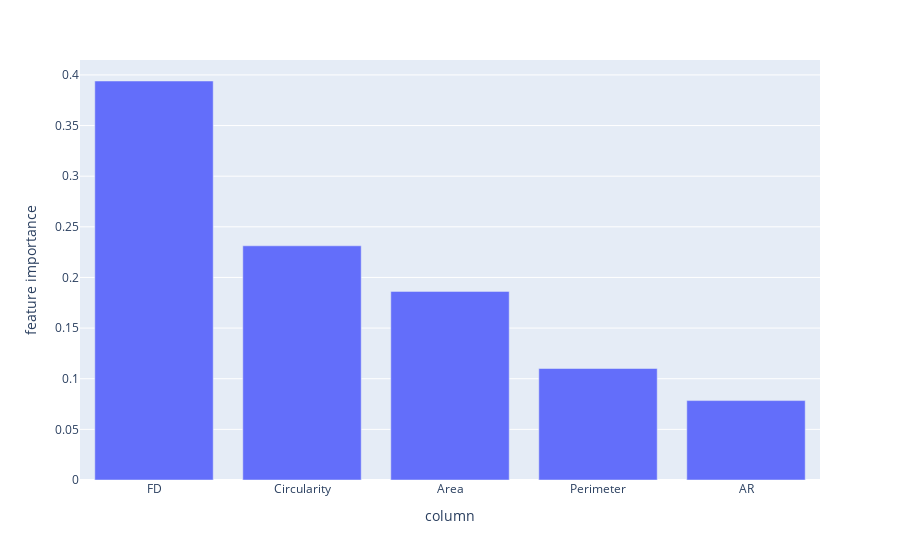

The notebook cell saved with this chart:
### Code cell
col_sorted_by_importance=DT.feature_importances_.argsort()
feat_imp=pd.DataFrame({
    'cols':X.columns[col_sorted_by_importance],
    'imps':DT.feature_importances_[col_sorted_by_importance]
})
import plotly_express as px
import plotly.offline as po
px.bar(feat_imp.sort_values(['imps'], ascending=False)[:5], x='cols', y='imps', labels={'cols':'column', 'imps':'feature importance'})

### Figure 1 — Plotly figure (JSON) as saved in the notebook; plotly's stock layout.template omitted (floating-point values rounded to 4 significant figures)
{"data": [{"alignmentgroup": "True", "hovertemplate": "column=%{x}<br>feature importance=%{y}<extra></extra>", "legendgroup": "", "marker": {"color": "#636efa", "pattern": {"shape": ""}}, "name": "", "offsetgroup": "", "orientation": "v", "showlegend": false, "textposition": "auto", "type": "bar", "x": ["FD", "Circularity", "Area", "Perimeter", "AR"], "xaxis": "x", "y": [0.394, 0.2313, 0.1863, 0.1101, 0.07842], "yaxis": "y"}], "layout": {"barmode": "relative", "legend": {"tracegroupgap": 0}, "margin": {"t": 60}, "xaxis": {"anchor": "y", "domain": [0, 1], "title": {"text": "column"}}, "yaxis": {"anchor": "x", "domain": [0, 1], "title": {"text": "feature importance"}}}}
